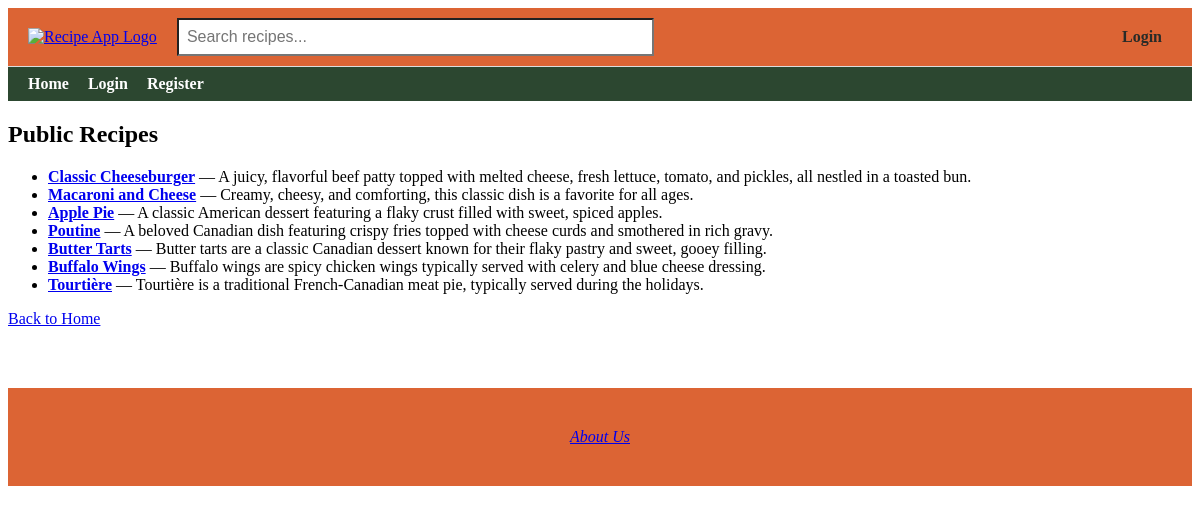
The app's page /visitor_recipes, older data.
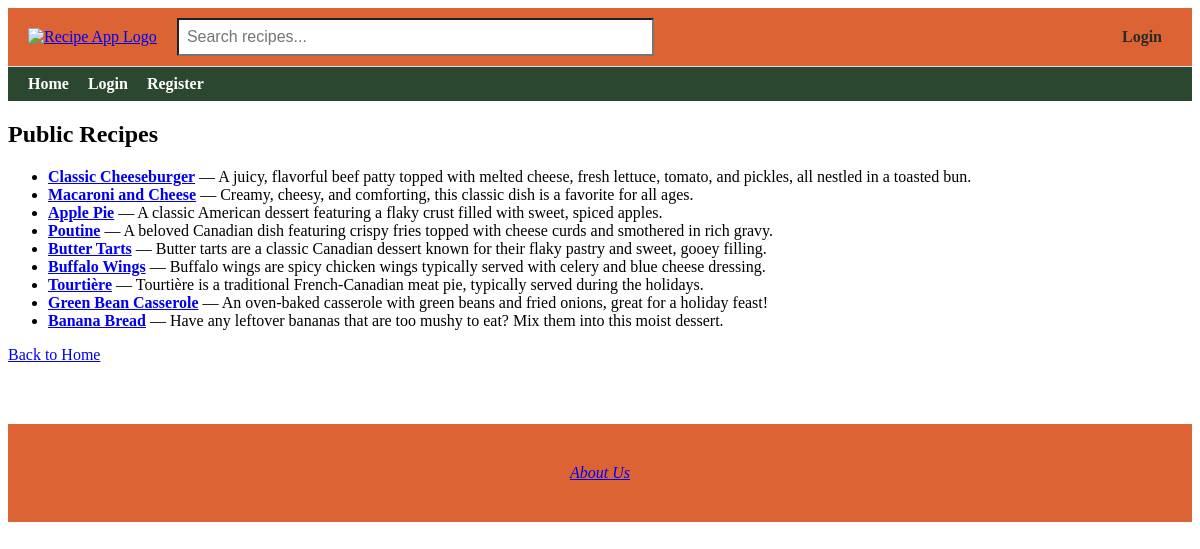
The same page, newer data.
### app/models.py (models this page shows, shortened)
class Recipe(db.Model):
    id = db.Column(db.Integer, primary_key=True)
    title = db.Column(db.String(100), nullable=False)
    description = db.Column(db.Text, nullable=False)
    ingredients = db.Column(db.Text, nullable=True)
    instructions = db.Column(db.Text, nullable=True)
    image_filename = db.Column(db.String(120), nullable=True)
    created = db.Column(db.DateTime, default=get_local_time)
    user_id = db.Column(db.Integer, db.ForeignKey('user.id'), nullable=False)
    rating_sum = db.Column(db.Integer, default=0)
    rating_count = db.Column(db.Integer, default=0)
    user = db.relationship('User', backref=db.backref('user_recipes', lazy=True), overlaps="author,recipes")

### app/routes.py (the view)
@app.route('/visitor_recipes')
def visitor_recipes():
    search_query = request.args.get('q', '')
    if search_query:
        recipes = Recipe.query.filter(
            or_(
                Recipe.title.ilike(f'%{search_query}%'),
                Recipe.ingredients.ilike(f'%{search_query}%')
            )
        ).all()
    else:
        recipes = Recipe.query.all()
    return render_template('visitor_recipes.html', recipes=recipes)

### app/routes.py (called while the page is built)
@app.context_processor
def inject_user():
    return dict(current_user=current_user)

### app/templates/visitor_recipes.html (shortened to what this page needs)
{% extends "base.html" %}
{% block content %}
<h2>Public Recipes</h2>
{% if recipes %}
    <ul>
        {% for recipe in recipes %}
            <li>
                <a href="{{ url_for('recipe_details', id=recipe.id) }}"><strong>{{ recipe.title }}</strong></a>
                    — {{ recipe.description }}
            </li>
        {% endfor %}
    </ul>
{% else %}
    <p>No recipes found matching your search.</p>
{% endif %}
<p><a href="{{ url_for('home') }}">Back to Home</a></p>
{% endblock %}

Row changes from the older to the newer data that the page shows:
added Recipe: title "Green Bean Casserole", description "An oven-baked casserole with green beans and fried onions, great for a holiday feast!"
added Recipe: title "Banana Bread", description "Have any leftover bananas that are too mushy to eat? Mix them into this moist dessert."
